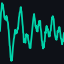

Recreate this plot in Python.
# -*- coding: utf-8 -*-
"""Generate seismogram-style favicon for GMFAgent. Run once: python -m assets.icon_seismogram"""
from pathlib import Path
import numpy as np

try:
    import matplotlib
    matplotlib.use("Agg")
    import matplotlib.pyplot as plt
except ImportError:
    raise SystemExit("matplotlib required: pip install matplotlib")

OUT_DIR = Path(__file__).resolve().parent
SIZE = 64  # favicon size

def main():
    t = np.linspace(0, 4 * np.pi, 200)
    # Seismogram-like waveform: damped oscillation + small noise
    y = np.exp(-0.15 * t) * np.sin(2 * t) + 0.3 * np.sin(5 * t) + 0.05 * np.random.randn(len(t))
    y = (y - y.min()) / (y.max() - y.min() + 1e-8) * 0.9 + 0.05

    fig, ax = plt.subplots(figsize=(1, 1), dpi=SIZE, facecolor="#0e1117")
    ax.set_facecolor("#0e1117")
    ax.plot(t, y, color="#00d4aa", linewidth=2, solid_capstyle="round")
    ax.set_xlim(0, 4 * np.pi)
    ax.set_ylim(0, 1)
    ax.axis("off")
    fig.subplots_adjust(0, 0, 1, 1)
    out_path = OUT_DIR / "icon_seismogram.png"
    fig.savefig(out_path, bbox_inches="tight", pad_inches=0, facecolor="#0e1117", edgecolor="none")
    plt.close()
    print(f"Saved {out_path}")

if __name__ == "__main__":
    main()
